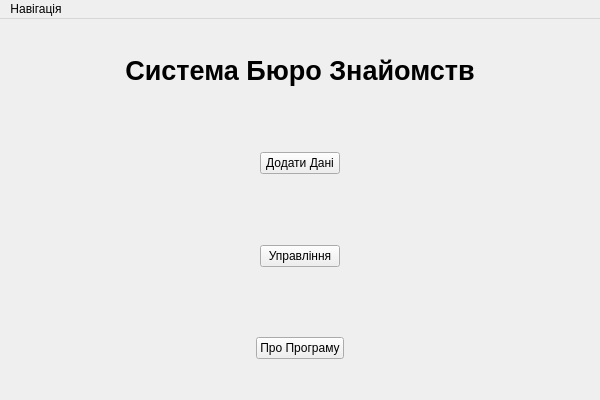
<?xml version="1.0" encoding="UTF-8"?>
<ui version="4.0">
 <class>MenuWindow</class>
 <widget class="QMainWindow" name="MenuWindow">
    <property name="geometry">
     <rect>
        <x>0</x>
        <y>0</y>
        <width>600</width>
        <height>400</height>
     </rect>
    </property>
    <property name="windowTitle">
     <string>Головне Меню</string>
    </property>
    <widget class="QWidget" name="centralwidget">
     <layout class="QVBoxLayout" name="verticalLayout">
        <item alignment="Qt::AlignCenter">
         <widget class="QLabel" name="label_title">
            <property name="text">
             <string>Система Бюро Знайомств</string>
            </property>
            <property name="alignment">
             <set>Qt::AlignCenter</set>
            </property>
            <property name="font">
             <font>
                <pointsize>20</pointsize>
                <weight>75</weight>
             </font>
            </property>
         </widget>
        </item>
        <item alignment="Qt::AlignCenter">
         <widget class="QPushButton" name="AddItems">
            <property name="text">
             <string>Додати Дані</string>
            </property>
            <property name="shortcut">
             <string>Ctrl+M</string>
            </property>
         </widget>
        </item>
        <item alignment="Qt::AlignCenter">
         <widget class="QPushButton" name="Management">
            <property name="text">
             <string>Управління</string>
            </property>
            <property name="shortcut">
             <string>Ctrl+S</string>
            </property>
         </widget>
        </item>
        <item alignment="Qt::AlignCenter">
         <widget class="QPushButton" name="About">
            <property name="text">
             <string>Про Програму</string>
            </property>
            <property name="shortcut">
             <string>F1</string>
            </property>
         </widget>
        </item>
     </layout>
    </widget>
    <widget class="QMenuBar" name="menubar">
     <property name="geometry">
        <rect>
         <x>0</x>
         <y>0</y>
         <width>600</width>
         <height>21</height>
        </rect>
     </property>
     <widget class="QMenu" name="menuNavigation">
        <property name="title">
         <string>Навігація</string>
        </property>
        <addaction name="actionAddData"/>
        <addaction name="actionManagement"/>
        <addaction name="actionAbout"/>
     </widget>
     <addaction name="menuNavigation"/>
    </widget>
    <addaction name="actionAddData"/>
    <addaction name="actionManagement"/>
    <addaction name="actionAbout"/>
    <action name="actionAddData">
     <property name="text">
        <string>Додати Дані</string>
     </property>
    </action>
    <action name="actionManagement">
     <property name="text">
        <string>Управління</string>
     </property>
    </action>
    <action name="actionAbout">
     <property name="text">
        <string>Про Програму</string>
     </property>
    </action>
 </widget>
 <resources/>
 <connections/>
</ui>
